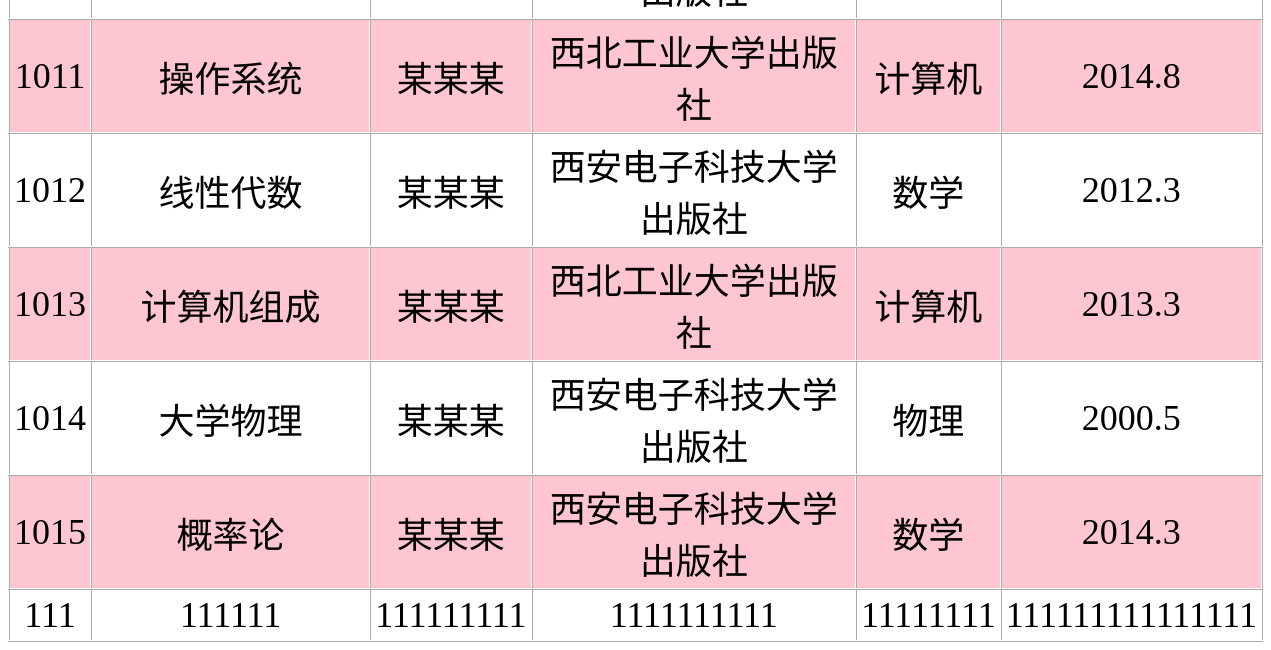
/book/show/ (lower part), run on an earlier commit of the app's database.
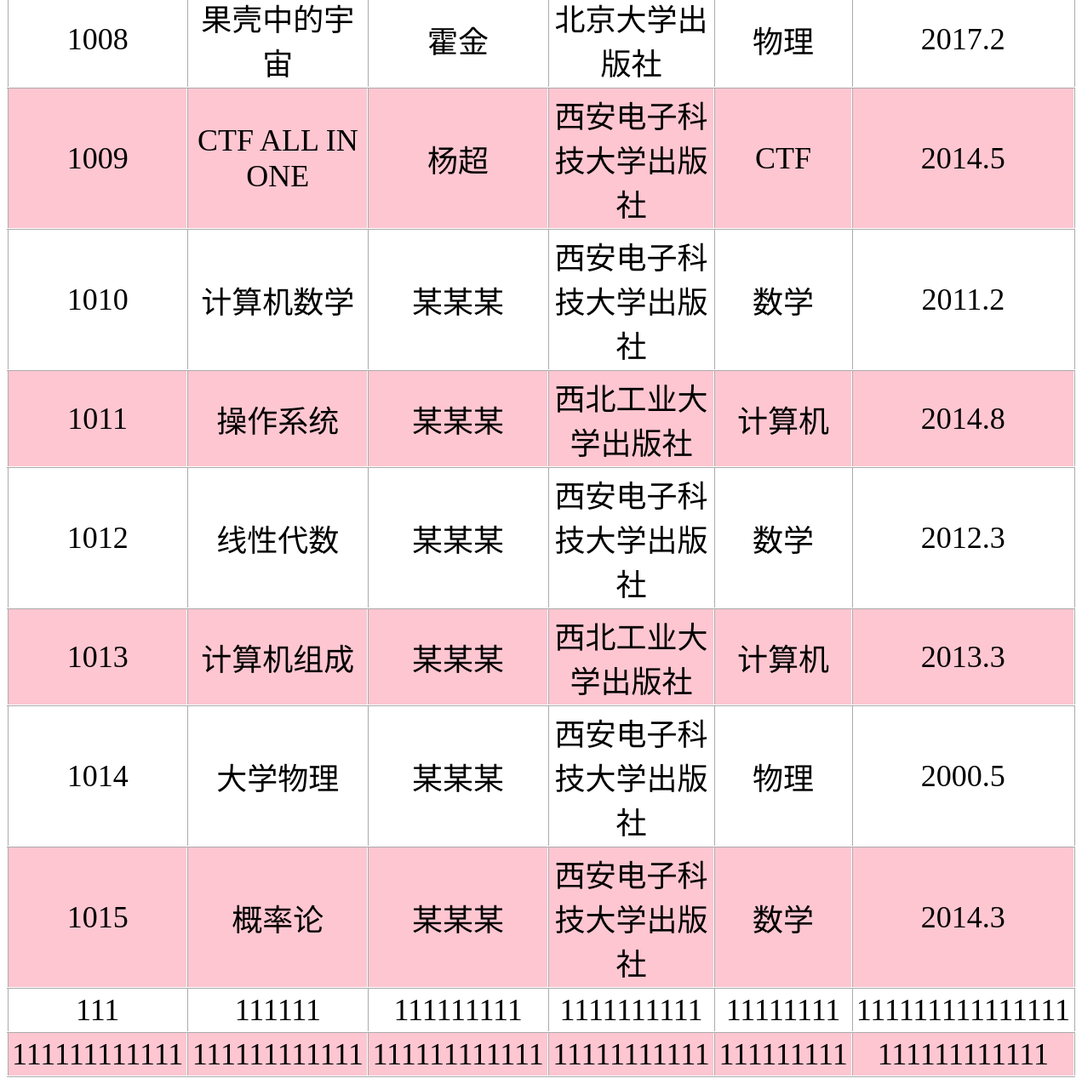
And on a later commit of the database.
### book/models.py (models this page shows, shortened)
class bbook(models.Model):
    id = models.AutoField(primary_key=True)
    ISBN = models.CharField(max_length=30, null=True)
    name = models.CharField(max_length=30, null=True)
    writer = models.CharField(max_length=30, null=True)
    publish = models.CharField(max_length=30, null=True)
    sort = models.CharField(max_length=30, null=True)
    year = models.CharField(max_length=30, null=True)
    username = models.CharField(max_length=30, null=True)

### book/views.py (the view)
# urls.py: path('show/',views.show),
def show(request):
    books = bbook.objects.all()
    return render(request,"List.html",{'books':books})

### templates/List.html (shortened to what this page needs)
<!DOCTYPE html>
            <table class=table11_3>
                <tbody>
                {% for book in books %}
                    <tr>
                        <td>{{ book.ISBN }}</td>
                        <td>{{ book.name }}</td>
                        <td>{{ book.writer }}</td>
                        <td>{{ book.publish }}</td>
                        <td>{{ book.sort }}</td>
                        <td>{{ book.year }}</td>
                    </tr>
                {% endfor %}
                </tbody>
            </table>
</body>
</html>

What changed in the data, as far as the page shows it:
now on this page (row unchanged): bbook: ISBN "1008", name "果壳中的宇宙", writer "霍金", publish "北京大学出版社", sort "物理", year "2017.2"
now on this page (row unchanged): bbook: ISBN "1009", name "CTF ALL IN ONE", writer "杨超", publish "西安电子科技大学出版社", sort "CTF", year "2014.5"
now on this page (row edited): bbook: ISBN "1010", name "计算机数学", writer "某某某", publish "西安电子科技大学出版社", sort "数学", year "2011.2"
added bbook: ISBN "111111111111", name "111111111111", writer "111111111111", publish "11111111111", sort "111111111", year "111111111111"
